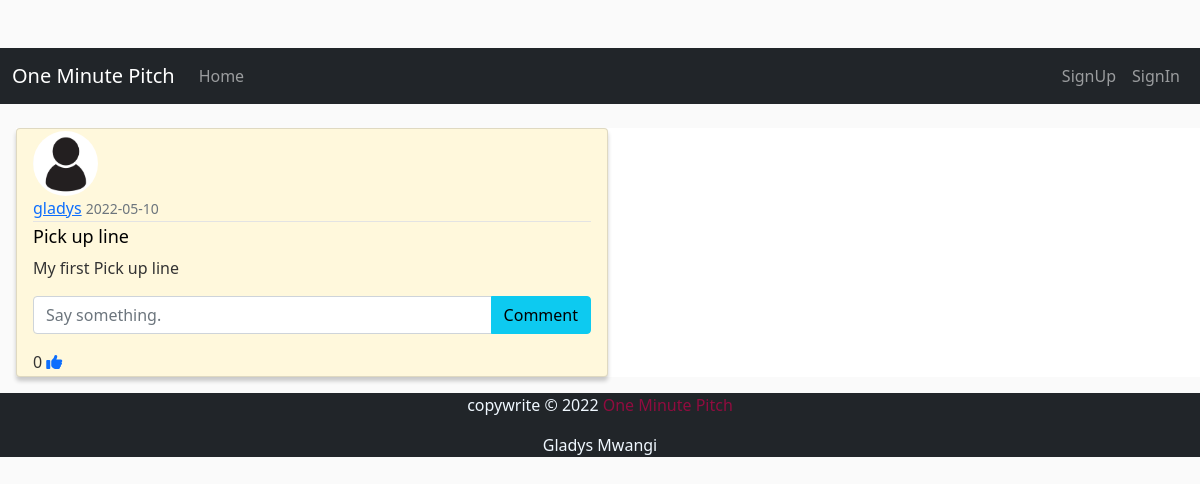
The app's page /pitch/1 with its own data.
### app/models.py (models this page shows, shortened)
class User(db.Model, UserMixin):
    __tablename__ = 'users'
    id = db.Column(db.Integer,primary_key = True)
    username = db.Column(db.String(255))
    email = db.Column(db.String(255),unique = True)
    image_file = db.Column(db.String(100), default='default.jpg')
    password = db.Column(db.String(255))
    pitches = db.relationship('Pitch', backref='author')
    comments = db.relationship('Comment', backref='author')
    likes = db.relationship('Like', backref='author' )

class Pitch(db.Model):
    __tablename__ = 'pitches'
    id = db.Column(db.Integer, primary_key=True)
    title= db.Column(db.String(50))
    content = db.Column(db.String(300))
    category_id = db.Column(db.String)
    date_posted = db.Column(db.DateTime, default=datetime.utcnow)
    user_id = db.Column(db.Integer, db.ForeignKey("users.id", ondelete="CASCADE"))
    comments = db.relationship('Comment', backref='pitch')
    likes = db.relationship('Like', backref='pitch')

### app/views.py (the view)
@app.route("/pitch/<int:pitch_id>")
def allPitch(pitch_id):
    pitch = Pitch.query.get_or_404(pitch_id)
    return render_template('Allpitches.html', title=pitch.title, pitch=pitch)

### app/templates/Allpitches.html (shortened to what this page needs)
    {% extends "base.html" %}
    {% block content %}
        <div class="posts mt-4 ms-3" style=background-color:white>
        <div class="col-sm-6 card" style="background-color: #FFF8DC;">
            <img class="rounded-circle article-img" src="{{ url_for('static', filename='profile_pics/' + pitch.author.image_file) }}">
            <div class="media-body">
            <div class="article-metadata">
                <a class="mr-2" href="#">{{ pitch.author.username }}</a>
                <small class="text-muted">{{ pitch.date_posted.strftime('%Y-%m-%d') }}</small>
            </div>
            <h2 class="article-title">{{ pitch.title }}</h2>
            <p class="article-content">{{ pitch.content }}</p>
                    <form class="input-group mb-3" methods="POST" action="/create-comment/{{pitch.id}}">
                        <input type="text" id="text" name="text" class="form-control" placeholder="Say something.">
                        <button type="submit" class="btn btn-info">Comment</button>
                    </form>
            <div>
                {{ pitch.like|length}}
                <a class="mt-1 mb-1" href="{{('like-pitch/pitch_id=pitch.id')}}"><i class="fa-solid fa-thumbs-up"></i></a>
            </div>
        </div>
    </div>
    {% endblock content %}

### app/static/css/index.css (style rules this page uses)
body { background: #fafafa; color: #333333; margin-top: 3rem; }
h1, h2, h3, h4, h5, h6 { color: #0f0f0f; }
.card { box-shadow: 0 4px 4px 0 rgba(0,0,0,0.2); padding: 2px 16px; }
.article-title { color: black; font-size: Large; }
.article-content { white-space: pre-line; }
.article-img { height: 65px; width: 65px; margin-right: 16px; }
.article-metadata { padding-bottom: 1px; margin-bottom: 4px; border-bottom: 1px solid #e3e3e3 }

### records on screen
User: image_file (placeholder picture), author.username "gladys"
Pitch: date_posted "2022-05-10", title "Pick up line", content "My first Pick up line"

### other values on screen
{{ pitch.like|length }} "0"
